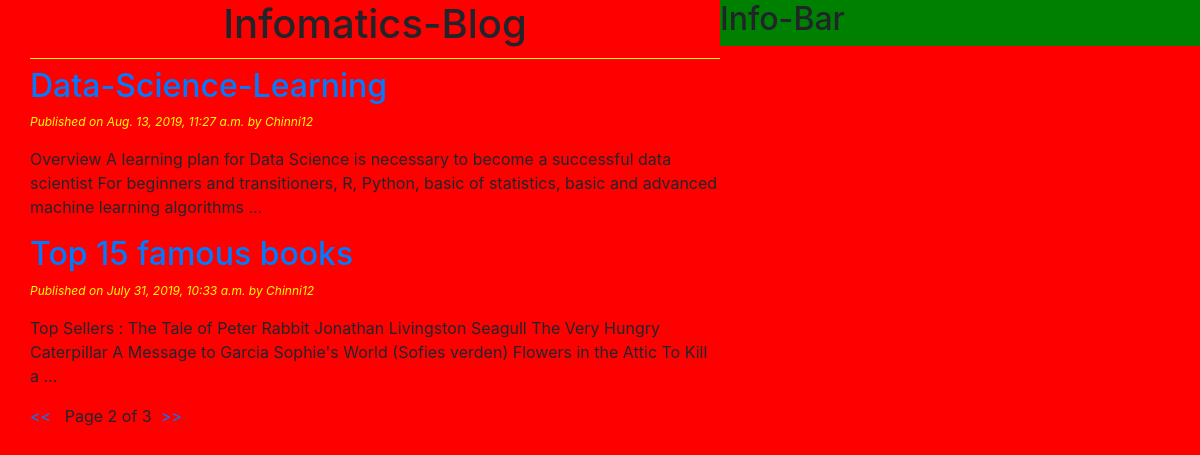
The page /home/?page=2 on the database its author committed.
### blog/models.py (models this page shows, shortened)
class Post(models.Model):
    STATUS_CHOICES=(('draft','DRAFT'),('published','Published'))
    title=models.CharField(max_length=256)
    slug=models.SlugField(max_length=264,unique_for_date='publish')
    author=models.ForeignKey(User,on_delete=models.CASCADE,related_name='blog_posts')
    body=models.TextField()
    publish=models.DateTimeField(default=timezone.now)
    created=models.DateTimeField(auto_now_add=True)
    updated=models.DateTimeField(auto_now_add=True)
    status=models.CharField(max_length=10 , choices=STATUS_CHOICES,default='draft')
    objects=CustomManager()
    class Meta:
        ordering=('-publish',)
    def get_absolute_url(self):
        return reverse('post_details',args=[self.publish.year,self.publish.strftime('%m'),self.publish.strftime('%d'),self.slug])

### blog/views.py (the view)
# urls.py: url(r'home/',views.post_list_view),
def post_list_view(request):
    post_list=Post.objects.all()
    paginator=Paginator(post_list,2)
    page_number=request.GET.get('page')
    try:
         post_list=paginator.page(page_number)
    except PageNotAnInteger:
         post_list=paginator.page(1)
    except EmptyPage:
         post_list=paginator.page(Paginator.num_pages)
    return render(request,'blog/post_list.html',{'post_list':post_list})

### blog/models.py (called while the page is built)
    def get_queryset(self):
      return super().get_queryset().filter(status='published')

### templates/blog/post_list.html (shortened to what this page needs)
{%extends 'blog/base.html'%}
{%block content%}
    <h1> Infomatics-Blog </h1>
    {% for post in post_list %}
    <a href="{{post.get_absolute_url}}"><h2>{{post.title}}</h2></a>
    <p id="date"> Published on {{post.publish}} by {{post.author|title}}</p>
    {{post.body|truncatewords:30 | linebreaks}}
    {%endfor%}
    {%include 'blog/pagination.html' with page=post_list %}
{%endblock%}

### static/css/blog.css (style rules this page uses)
h1 { text-align:center; border-bottom:1px solid yellow; padding-bottom:10px; }
body { background-color:red; }
#date { color:yellow; font-size:12px; font-style:italic; }

### rows shown on the page
Post: title "Data-Science-Learning", publish "Aug. 13, 2019, 11:27 a.m.", author "Chinni12", body "Overview A learning plan for Data Science is necessary to become a successful data scientist For beginners and transitioners, R, Python, basic of statistics, basic and advanced machine learning algorithms …"
Post: title "Top 15 famous books", publish "July 31, 2019, 10:33 a.m.", author "Chinni12", body "Top Sellers : The Tale of Peter Rabbit Jonathan Livingston Seagull The Very Hungry Caterpillar A Message to Garcia Sophie's World (Sofies verden) Flowers in the Attic To Kill a …"

### other values the page prints
{{ page.number }} "2"
{{ page.paginator.num_pages }} "3"
